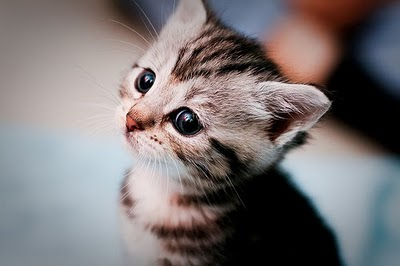
#> input picture Data/kitten.jpg, 400 x 266 px
$ python grab_cut_foreground_extraction.py
#> lines starting #> are read from the running program, lines starting #| are printed output that depends on the picture
import cv2
import numpy as np

import matplotlib.pyplot as plt

img = cv2.imread('Data/kitten.jpg')
#> img is the input picture: shape (266, 400, 3); mean B, G, R 117.5, 116.5, 122.7
mask = np.zeros(img.shape[:2], np.uint8)

bgdModel = np.zeros((1, 65), np.float64)
fgdModel = np.zeros((1, 65), np.float64)

rect = (169, 79, 150, 150)

cv2.grabCut(img, mask, rect, bgdModel, fgdModel, 5, cv2.GC_INIT_WITH_RECT)

mask2 = np.where((mask == 2) | (mask == 0), 0, 1).astype('uint8')
img = img * mask2[:, :, np.newaxis]
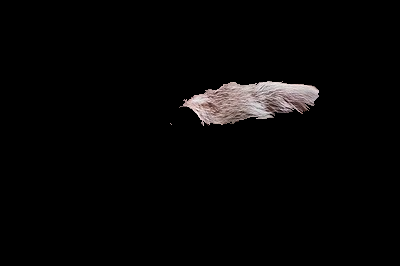
#> img: shape (266, 400, 3); mean B, G, R 5.6, 5.6, 6.4

plt.imshow(img)
plt.colorbar()
plt.show()
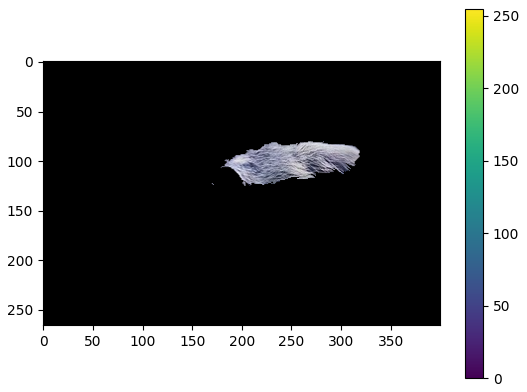
#> figure drawn by matplotlib, 2 panels; B, G, R data is drawn as R, G, B

#cv2.imwrite("Output/grabcut.jpg", img)
cv2.waitKey(0)
cv2.destroyAllWindows()
